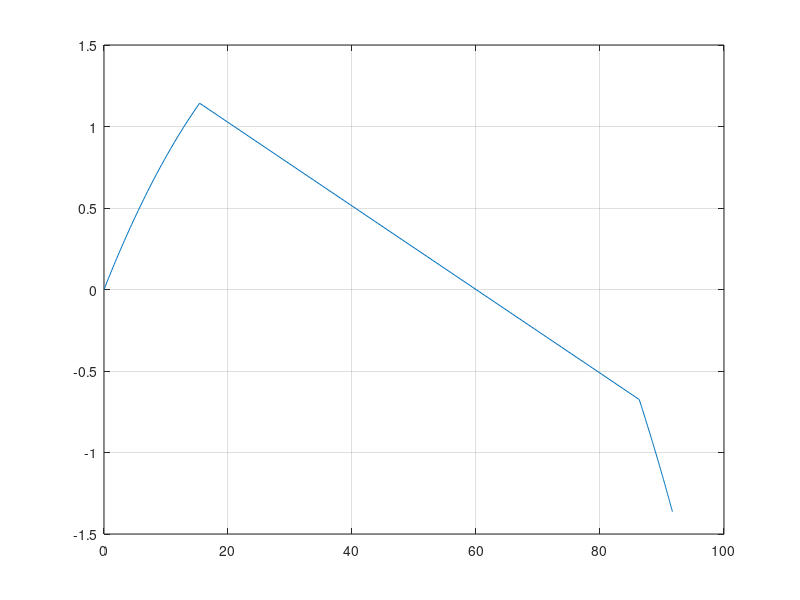
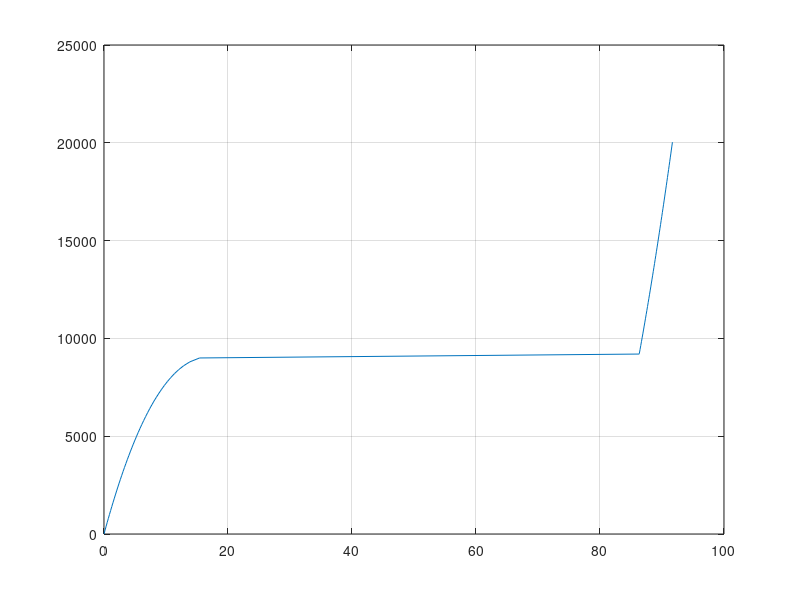

Recreate these plots in MATLAB, in order.
x(           1)=   0.000000000000000     ;
y(           1)=   0.000000000000000     ;
P(           1)=   0.000000000000000     ;
x(           2)=   0.172266793261535     ;
y(           2)=   0.165155355234602D-001;
P(           2)=    200.000000000000     ;
x(           3)=   0.346773416383695     ;
y(           3)=   0.331506040605613D-001;
P(           3)=    400.000000000000     ;
x(           4)=   0.523600018799893     ;
y(           4)=   0.499094885945945D-001;
P(           4)=    600.000000000000     ;
x(           5)=   0.702831701265646     ;
y(           5)=   0.667967274303402D-001;
P(           5)=    800.000000000000     ;
x(           6)=   0.884558637733978     ;
y(           6)=   0.838171325004144D-001;
P(           6)=    1000.00000000000     ;
x(           7)=    1.06887690866198     ;
y(           7)=   0.100975813819386     ;
P(           7)=    1200.00000000000     ;
x(           8)=    1.25588876621381     ;
y(           8)=   0.118278205805169     ;
P(           8)=    1400.00000000000     ;
x(           9)=    1.44570304759136     ;
y(           9)=   0.135730096375020     ;
P(           9)=    1600.00000000000     ;
x(          10)=    1.63843629948689     ;
y(          10)=   0.153337661733376     ;
P(          10)=    1800.00000000000     ;
x(          11)=    1.83421287048234     ;
y(          11)=   0.171107501719065     ;
P(          11)=    2000.00000000000     ;
x(          12)=    2.03316649566423     ;
y(          12)=   0.189046685046762     ;
P(          12)=    2200.00000000000     ;
x(          13)=    2.23375565174072     ;
y(          13)=   0.207073029354149     ;
P(          13)=    2400.00000000000     ;
x(          14)=    2.43939558178461     ;
y(          14)=   0.225368320518782     ;
P(          14)=    2600.00000000000     ;
x(          15)=    2.64869725650568     ;
y(          15)=   0.243858708723540     ;
P(          15)=    2800.00000000000     ;
x(          16)=    2.86181389030626     ;
y(          16)=   0.262552096812358     ;
P(          16)=    3000.00000000000     ;
x(          17)=    3.07893875396427     ;
y(          17)=   0.281458681582454     ;
P(          17)=    3200.00000000000     ;
x(          18)=    3.30028312440556     ;
y(          18)=   0.300589559856968     ;
P(          18)=    3400.00000000000     ;
x(          19)=    3.52607709448096     ;
y(          19)=   0.319956808678778     ;
P(          19)=    3600.00000000000     ;
x(          20)=    3.75657235435940     ;
y(          20)=   0.339573611994332     ;
P(          20)=    3800.00000000000     ;
x(          21)=    3.99204420364833     ;
y(          21)=   0.359454402163770     ;
P(          21)=    4000.00000000000     ;
x(          22)=    4.23279579735326     ;
y(          22)=   0.379615038287933     ;
P(          22)=    4200.00000000000     ;
x(          23)=    4.47916240298012     ;
y(          23)=   0.400073016053959     ;
P(          23)=    4400.00000000000     ;
x(          24)=    4.73151510754411     ;
y(          24)=   0.420847704530088     ;
P(          24)=    4600.00000000000     ;
x(          25)=    4.99026722031380     ;
y(          25)=   0.441960645073171     ;
P(          25)=    4800.00000000000     ;
x(          26)=    5.25588124069744     ;
y(          26)=   0.463435909897779     ;
P(          26)=    5000.00000000000     ;
x(          27)=    5.52887802496118     ;
y(          27)=   0.485300546826229     ;
P(          27)=    5200.00000000000     ;
x(          28)=    5.80984583721532     ;
y(          28)=   0.507585103123854     ;
P(          28)=    5400.00000000000     ;
x(          29)=    6.09945511069251     ;
y(          29)=   0.530324314138931     ;
P(          29)=    5600.00000000000     ;
x(          30)=    6.39847397031716     ;
y(          30)=   0.553557940806254     ;
P(          30)=    5800.00000000000     ;
x(          31)=    6.70778912233353     ;
y(          31)=   0.577331844200861     ;
P(          31)=    6000.00000000000     ;
x(          32)=    7.02843492360057     ;
y(          32)=   0.601699407714080     ;
P(          32)=    6200.00000000000     ;
x(          33)=    7.36162842343179     ;
y(          33)=   0.626723366481390     ;
P(          33)=    6400.00000000000     ;
x(          34)=    7.70881739045630     ;
y(          34)=   0.652478262540737     ;
P(          34)=    6600.00000000000     ;
x(          35)=    8.07174806254181     ;
y(          35)=   0.679053835109381     ;
P(          35)=    6800.00000000000     ;
x(          36)=    8.46244713788733     ;
y(          36)=   0.707074605845024     ;
P(          36)=    7000.00000000000     ;
x(          37)=    8.86537621799015     ;
y(          37)=   0.735728402708424     ;
P(          37)=    7200.00000000000     ;
x(          38)=    9.29268598620647     ;
y(          38)=   0.765645406961942     ;
P(          38)=    7400.00000000000     ;
x(          39)=    9.74899276276487     ;
y(          39)=   0.797061469379825     ;
P(          39)=    7600.00000000000     ;
x(          40)=    10.2405702516501     ;
y(          40)=   0.830296574449936     ;
P(          40)=    7800.00000000000     ;
x(          41)=    10.7763202655840     ;
y(          41)=   0.865804060267707     ;
P(          41)=    8000.00000000000     ;
x(          42)=    11.3696359670909     ;
y(          42)=   0.904264753367811     ;
P(          42)=    8200.00000000000     ;
x(          43)=    12.0423702432590     ;
y(          43)=   0.946787826749494     ;
P(          43)=    8400.00000000000     ;
x(          44)=    12.8349566939281     ;
y(          44)=   0.995421649191168     ;
P(          44)=    8600.00000000000     ;
x(          45)=    13.8403968060060     ;
y(          45)=    1.05486898130144     ;
P(          45)=    8800.00000000000     ;
x(          46)=    15.4144311226449     ;
y(          46)=    1.14307879597750     ;
P(          46)=    9000.00000000001     ;
x(          47)=    86.3266879631677     ;
y(          47)=  -0.674956060828522     ;
P(          47)=    9200.00000000001     ;
x(          48)=    86.3442752260804     ;
y(          48)=  -0.677028761931842     ;
P(          48)=    9230.82494744663     ;
x(          49)=    86.4582824863377     ;
y(          49)=  -0.690470343958834     ;
P(          49)=    9430.82494744663     ;
x(          50)=    86.5712126254160     ;
y(          50)=  -0.703856914794738     ;
P(          50)=    9630.82494744663     ;
x(          51)=    86.6834406607720     ;
y(          51)=  -0.717207866551530     ;
P(          51)=    9830.82494744663     ;
x(          52)=    86.7949768060537     ;
y(          52)=  -0.730523674981417     ;
P(          52)=    10030.8249474466     ;
x(          53)=    86.9058346561995     ;
y(          53)=  -0.743804945164921     ;
P(          53)=    10230.8249474466     ;
x(          54)=    87.0160169463975     ;
y(          54)=  -0.757052427647771     ;
P(          54)=    10430.8249474466     ;
x(          55)=    87.1255503899506     ;
y(          55)=  -0.770266485646739     ;
P(          55)=    10630.8249474466     ;
x(          56)=    87.2344284298441     ;
y(          56)=  -0.783447970308806     ;
P(          56)=    10830.8249474466     ;
x(          57)=    87.3426690546297     ;
y(          57)=  -0.796597348843616     ;
P(          57)=    11030.8249474466     ;
x(          58)=    87.4502845255558     ;
y(          58)=  -0.809715141478824     ;
P(          58)=    11230.8249474466     ;
x(          59)=    87.5572751340634     ;
y(          59)=  -0.822802056022537     ;
P(          59)=    11430.8249474466     ;
x(          60)=    87.6636640472737     ;
y(          60)=  -0.835858404996684     ;
P(          60)=    11630.8249474466     ;
x(          61)=    87.7694472064063     ;
y(          61)=  -0.848884932887600     ;
P(          61)=    11830.8249474466     ;
x(          62)=    87.8746434976169     ;
y(          62)=  -0.861881990818851     ;
P(          62)=    12030.8249474466     ;
x(          63)=    87.9792580986626     ;
y(          63)=  -0.874850136654194     ;
P(          63)=    12230.8249474466     ;
x(          64)=    88.0832974370796     ;
y(          64)=  -0.887789902775320     ;
P(          64)=    12430.8249474466     ;
x(          65)=    88.1867688306219     ;
y(          65)=  -0.900701791540432     ;
P(          65)=    12630.8249474466     ;
x(          66)=    88.2896868182745     ;
y(          66)=  -0.913586155299332     ;
P(          66)=    12830.8249474466     ;
x(          67)=    88.3920520487088     ;
y(          67)=  -0.926443586494632     ;
P(          67)=    13030.8249474466     ;
x(          68)=    88.4938795474972     ;
y(          68)=  -0.939274402246608     ;
P(          68)=    13230.8249474466     ;
x(          69)=    88.5951700407299     ;
y(          69)=  -0.952079170124689     ;
P(          69)=    13430.8249474466     ;
x(          70)=    88.6959382489064     ;
y(          70)=  -0.964858183238271     ;
P(          70)=    13630.8249474466     ;
x(          71)=    88.7961843134118     ;
y(          71)=  -0.977611998929856     ;
P(          71)=    13830.8249474466     ;
x(          72)=    88.8959221041135     ;
y(          72)=  -0.990340899566101     ;
P(          72)=    14030.8249474466     ;
x(          73)=    88.9951507344200     ;
y(          73)=   -1.00304544406564     ;
P(          73)=    14230.8249474466     ;
x(          74)=    89.0938828712943     ;
y(          74)=   -1.01572591460678     ;
P(          74)=    14430.8249474466     ;
x(          75)=    89.1921228935319     ;
y(          75)=   -1.02838274251382     ;
P(          75)=    14630.8249474466     ;
x(          76)=    89.2898745281611     ;
y(          76)=   -1.04101636961050     ;
P(          76)=    14830.8249474466     ;
x(          77)=    89.3871539227215     ;
y(          77)=   -1.05362696238251     ;
P(          77)=    15030.8249474466     ;
x(          78)=    89.4839549099842     ;
y(          78)=   -1.06621514632153     ;
P(          78)=    15230.8249474466     ;
x(          79)=    89.5802914716458     ;
y(          79)=   -1.07878111864721     ;
P(          79)=    15430.8249474466     ;
x(          80)=    89.6761684428872     ;
y(          80)=   -1.09132525040545     ;
P(          80)=    15630.8249474466     ;
x(          81)=    89.7715892937240     ;
y(          81)=   -1.10384794068963     ;
P(          81)=    15830.8249474466     ;
x(          82)=    89.8665627403767     ;
y(          82)=   -1.11634946298800     ;
P(          82)=    16030.8249474466     ;
x(          83)=    89.9610953086505     ;
y(          83)=   -1.12883012599998     ;
P(          83)=    16230.8249474466     ;
x(          84)=    90.0551850530467     ;
y(          84)=   -1.14129042698999     ;
P(          84)=    16430.8249474466     ;
x(          85)=    90.1488487559049     ;
y(          85)=   -1.15373042719794     ;
P(          85)=    16630.8249474466     ;
x(          86)=    90.2420799518747     ;
y(          86)=   -1.16615070841785     ;
P(          86)=    16830.8249474466     ;
x(          87)=    90.3348913731480     ;
y(          87)=   -1.17855140989191     ;
P(          87)=    17030.8249474466     ;
x(          88)=    90.4272859166747     ;
y(          88)=   -1.19093288178629     ;
P(          88)=    17230.8249474466     ;
x(          89)=    90.5192710364420     ;
y(          89)=   -1.20329536327846     ;
P(          89)=    17430.8249474466     ;
x(          90)=    90.6108449973218     ;
y(          90)=   -1.21563930733887     ;
P(          90)=    17630.8249474466     ;
x(          91)=    90.7020176291185     ;
y(          91)=   -1.22796488350814     ;
P(          91)=    17830.8249474466     ;
x(          92)=    90.7927954714359     ;
y(          92)=   -1.24027232493700     ;
P(          92)=    18030.8249474466     ;
x(          93)=    90.8831822075889     ;
y(          93)=   -1.25256193038195     ;
P(          93)=    18230.8249474466     ;
x(          94)=    90.9731790439741     ;
y(          94)=   -1.26483405761848     ;
P(          94)=    18430.8249474466     ;
x(          95)=    91.0627850411675     ;
y(          95)=   -1.27708911756844     ;
P(          95)=    18630.8249474466     ;
x(          96)=    91.1520230852919     ;
y(          96)=   -1.28932690049101     ;
P(          96)=    18830.8249474466     ;
x(          97)=    91.2408780977516     ;
y(          97)=   -1.30154815583070     ;
P(          97)=    19030.8249474466     ;
x(          98)=    91.3293673735497     ;
y(          98)=   -1.31375280975488     ;
P(          98)=    19230.8249474466     ;
x(          99)=    91.4174838751216     ;
y(          99)=   -1.32594140089250     ;
P(          99)=    19430.8249474466     ;
x(         100)=    91.5052450232731     ;
y(         100)=   -1.33811382760541     ;
P(         100)=    19630.8249474466     ;
x(         101)=    91.5926437544373     ;
y(         101)=   -1.35027062077544     ;
P(         101)=    19830.8249474466     ;
x(         102)=    91.6796845236778     ;
y(         102)=   -1.36241201460799     ;
P(         102)=    20030.8249474466     ;
figure(1), plot(x,y), grid
figure(2), plot(x,P), grid
